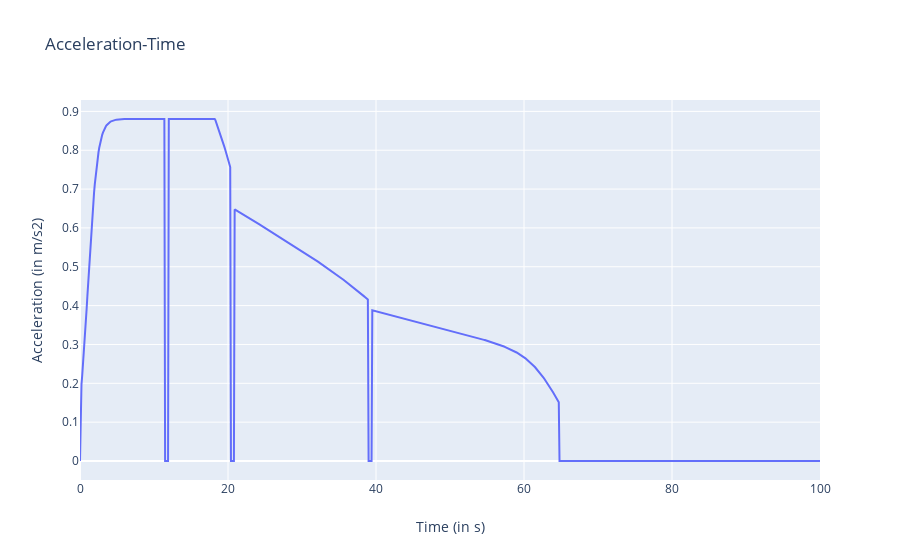

Source (notebook cell):
### Markdown cell above
# Compute and plots acceleration versus time graph of the vehicle

### Code cell
layout = go.Layout(title="Acceleration-Time",
                xaxis=dict(title='Time (in s)'),
                yaxis=dict(title='Acceleration (in m/s2)'))
data = [dict(x=outputs['times'], y=outputs['accelerations'])]
fig = go.Figure(data=data, layout=layout)
iplot(fig)

### Figure 1 — Plotly figure (JSON) as saved in the notebook; plotly's stock layout.template omitted (floating-point values rounded to 4 significant figures; data arrays with more than 128 entries replaced by an {"elided": "..."} marker saying what was removed)
{"data": [{"type": "scatter", "x": {"elided": "1001 float values"}, "y": {"elided": "1001 float values"}}], "layout": {"title": {"text": "Acceleration-Time"}, "xaxis": {"title": {"text": "Time (in s)"}}, "yaxis": {"title": {"text": "Acceleration (in m/s2)"}}}}
